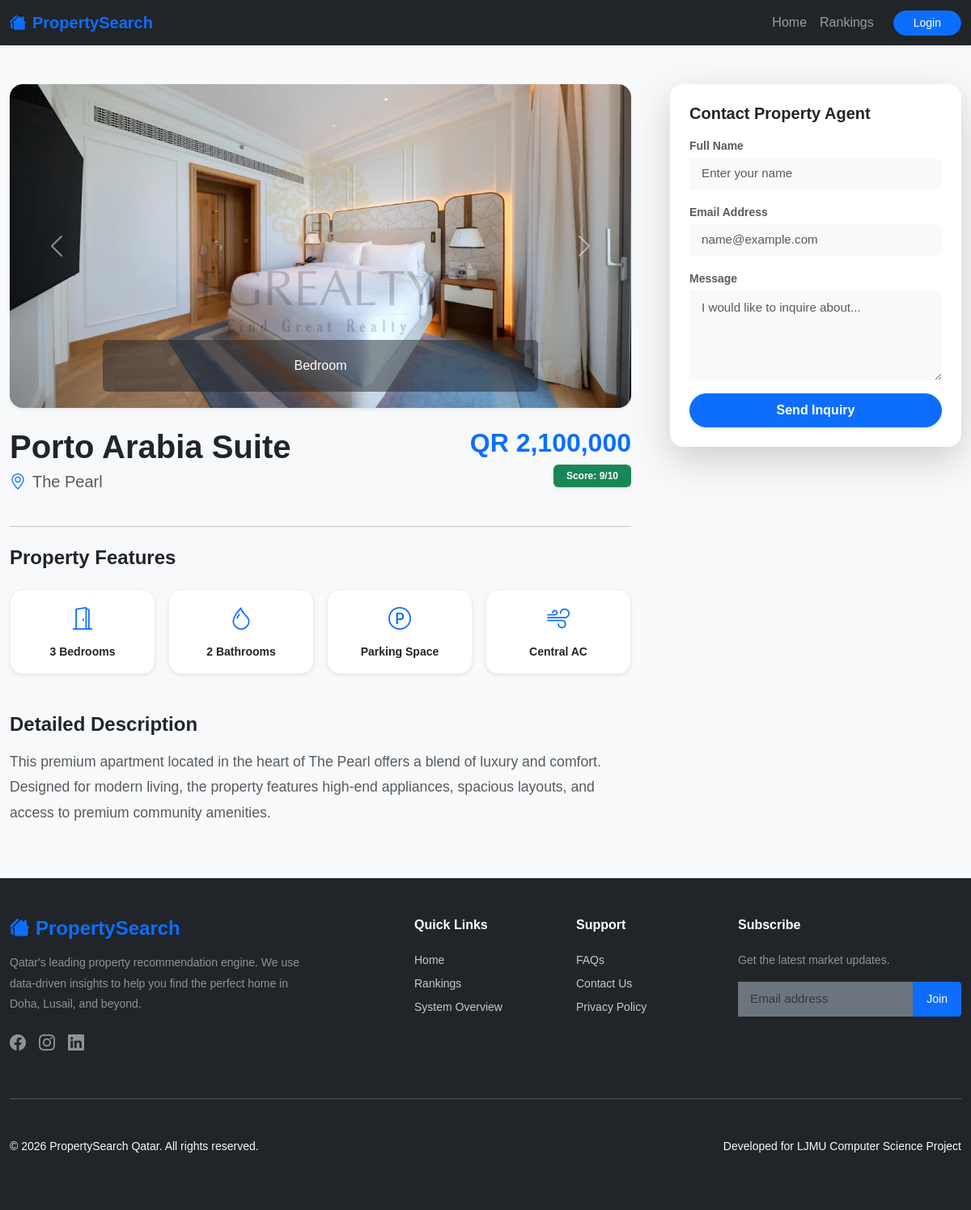
The page /property.php?id=2 on the database its author committed.
### tables this page shows
CREATE TABLE `properties` (
  `property_id` int(11) NOT NULL,
  `name` varchar(255) NOT NULL,
  `type` varchar(50) NOT NULL,
  `price` int(11) NOT NULL,
  `location` varchar(255) NOT NULL,
  `description` text NOT NULL,
  `recommendation_score` int(3) NOT NULL,
  `average_rating` float NOT NULL,
  `image` varchar(255) DEFAULT NULL,
  `bedrooms` int(11) NOT NULL DEFAULT 0,
  `bathrooms` int(11) NOT NULL DEFAULT 0,
  `size` int(11) NOT NULL DEFAULT 0
);

### property.php (the view, shortened to what this page needs)
<?php
include 'header.php';
$property_id = isset($_GET['id']) ? (int)$_GET['id'] : 0;
$query = "SELECT * FROM properties WHERE property_id = $property_id";
$result = mysqli_query($conn, $query);
$property = mysqli_fetch_assoc($result);
?>
<div class="container my-5">
    <div class="row g-5">
        <div class="col-lg-8">
            <div id="propertyCarousel" class="carousel slide shadow-sm rounded-4 overflow-hidden mb-4" data-bs-ride="carousel">
                <div class="carousel-inner">
                    <div class="carousel-item active">
                        <img src="assets/images/property<?php echo $property_id; ?>/1.jpg" class="d-block w-100" style="height: 400px; object-fit: cover;" onerror="this.src='assets/images/property<?php echo $property_id; ?>.jpg'">
                        <div class="carousel-caption d-none d-md-block bg-dark bg-opacity-50 rounded">
                            <p class="mb-0">Bedroom</p>
                        </div>
                    </div>
                </div>
                <button class="carousel-control-prev" type="button" data-bs-target="#propertyCarousel" data-bs-slide="prev">
                    <span class="carousel-control-prev-icon"></span>
                </button>
                <button class="carousel-control-next" type="button" data-bs-target="#propertyCarousel" data-bs-slide="next">
                    <span class="carousel-control-next-icon"></span>
                </button>
            </div>
            <div class="d-flex justify-content-between align-items-start mb-3">
                <div>
                    <h1 class="fw-bold mb-1 text-dark"><?php echo htmlspecialchars($property['name']); ?></h1>
                    <p class="text-muted fs-5"><i class="bi bi-geo-alt text-primary me-2"></i><?php echo htmlspecialchars($property['location']); ?></p>
                </div>
                <div class="text-end">
                    <h2 class="text-primary fw-bold mb-0">QR <?php echo number_format($property['price']); ?></h2>
                    <span class="badge bg-success px-3 py-2 mt-2 shadow-sm">Score: <?php echo $property['recommendation_score']; ?>/10</span>
                </div>
            </div>
            <hr class="my-4 opacity-25">
            <h4 class="fw-bold mb-4">Property Features</h4>
            <div class="row g-3 mb-5">
                <div class="col-6 col-md-3 text-center">
                    <div class="p-3 rounded-4 bg-white shadow-sm amenity-box">
                        <i class="bi bi-door-open fs-3 text-primary"></i>
                        <p class="small fw-bold mb-0 mt-2">3 Bedrooms</p>
                    </div>
                </div>
                <div class="col-6 col-md-3 text-center">
                    <div class="p-3 rounded-4 bg-white shadow-sm amenity-box">
                        <i class="bi bi-droplet fs-3 text-primary"></i>
                        <p class="small fw-bold mb-0 mt-2">2 Bathrooms</p>
                    </div>
                </div>
                <div class="col-6 col-md-3 text-center">
                    <div class="p-3 rounded-4 bg-white shadow-sm amenity-box">
                        <i class="bi bi-p-circle fs-3 text-primary"></i>
                        <p class="small fw-bold mb-0 mt-2">Parking Space</p>
                    </div>
                </div>
                <div class="col-6 col-md-3 text-center">
                    <div class="p-3 rounded-4 bg-white shadow-sm amenity-box">
                        <i class="bi bi-wind fs-3 text-primary"></i>
                        <p class="small fw-bold mb-0 mt-2">Central AC</p>
                    </div>
                </div>
            </div>
            <h4 class="fw-bold mb-3">Detailed Description</h4>
            <p class="text-muted" style="line-height: 1.8; font-size: 1.1rem;">
                This premium <?php echo strtolower($property['type']); ?> located in the heart of <?php echo htmlspecialchars($property['location']); ?>
                offers a blend of luxury and comfort. Designed for modern living, the property features high-end appliances,
                spacious layouts, and access to premium community amenities.
            </p>
        </div>
        <div class="col-lg-4">
            <div class="card border-0 shadow-lg rounded-4 p-4 sticky-top sticky-card">
                <h5 class="fw-bold mb-3">Contact Property Agent</h5>
                <form>
                    <div class="mb-3">
                        <label class="small text-muted mb-1 fw-bold">Full Name</label>
                        <input type="text" class="form-control bg-light border-0 py-2" placeholder="Enter your name">
                    </div>
                    <div class="mb-3">
                        <label class="small text-muted mb-1 fw-bold">Email Address</label>
                        <input type="email" class="form-control bg-light border-0 py-2" placeholder="name@example.com">
                    </div>
                    <div class="mb-3">
                        <label class="small text-muted mb-1 fw-bold">Message</label>
                        <textarea class="form-control bg-light border-0" rows="4" placeholder="I would like to inquire about..."></textarea>
                    </div>
                    <button type="button" class="btn btn-primary w-100 py-2 fw-bold rounded-pill shadow-sm">
                        Send Inquiry
                    </button>
                </form>
            </div> </div> </div> </div> <?php include 'footer.php'; ?>

### assets/css/style.css (style rules this page uses)
body { font-family: 'Arial', sans-serif; background-color: #f7f7f7; margin: 0; padding: 0; }
.container { max-width: 1200px; margin: 0 auto; }
.row { display: flex; justify-content: space-between; }
.carousel-item img { object-fit: cover; height: 400px; width: 100%; }
.form-control { border-radius: 0 8px 8px 0; padding: 10px 15px; font-size: 0.95rem; }

### property.php (style rules this page uses)
.sticky-card { top: 100px; z-index: 10; }
.amenity-box { transition: 0.3s; border: 1px solid #eee !important; }

### rows shown on the page
properties: name "Porto Arabia Suite", location "The Pearl", price "2,100,000", recommendation_score "9", type "apartment"
